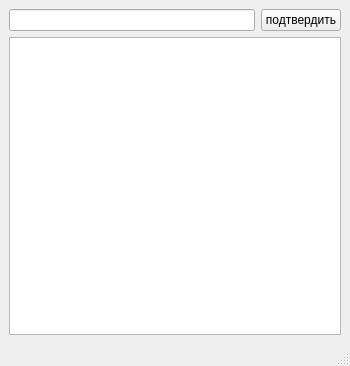
<?xml version="1.0" encoding="UTF-8"?>
<ui version="4.0">
 <class>MainWindow</class>
 <widget class="QMainWindow" name="MainWindow">
  <property name="geometry">
   <rect>
    <x>0</x>
    <y>0</y>
    <width>350</width>
    <height>366</height>
   </rect>
  </property>
  <property name="windowTitle">
   <string>MainWindow</string>
  </property>
  <widget class="QWidget" name="centralwidget">
   <layout class="QGridLayout" name="gridLayout">
    <item row="0" column="0">
     <widget class="QLineEdit" name="lineEdit">
      <property name="alignment">
       <set>Qt::AlignCenter</set>
      </property>
     </widget>
    </item>
    <item row="0" column="1">
     <widget class="QPushButton" name="pushButton">
      <property name="text">
       <string>подтвердить</string>
      </property>
     </widget>
    </item>
    <item row="1" column="0" colspan="2">
     <widget class="QTextBrowser" name="textBrowser">
      <property name="enabled">
       <bool>true</bool>
      </property>
     </widget>
    </item>
   </layout>
  </widget>
  <widget class="QMenuBar" name="menubar">
   <property name="geometry">
    <rect>
     <x>0</x>
     <y>0</y>
     <width>350</width>
     <height>22</height>
    </rect>
   </property>
  </widget>
  <widget class="QStatusBar" name="statusbar"/>
 </widget>
 <resources/>
 <connections/>
</ui>
